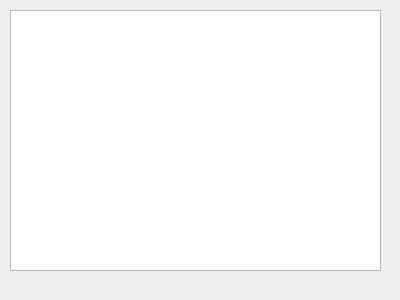
<?xml version="1.0" encoding="UTF-8"?>
<ui version="4.0">
 <class>MapWindow</class>
 <widget class="QWidget" name="MapWindow">
  <property name="geometry">
   <rect>
    <x>0</x>
    <y>0</y>
    <width>400</width>
    <height>300</height>
   </rect>
  </property>
  <property name="windowTitle">
   <string>MapWindow</string>
  </property>
  <widget class="QListWidget" name="listWidget">
   <property name="geometry">
    <rect>
     <x>10</x>
     <y>10</y>
     <width>371</width>
     <height>261</height>
    </rect>
   </property>
  </widget>
 </widget>
 <layoutdefault spacing="6" margin="11"/>
 <resources/>
 <connections/>
</ui>
